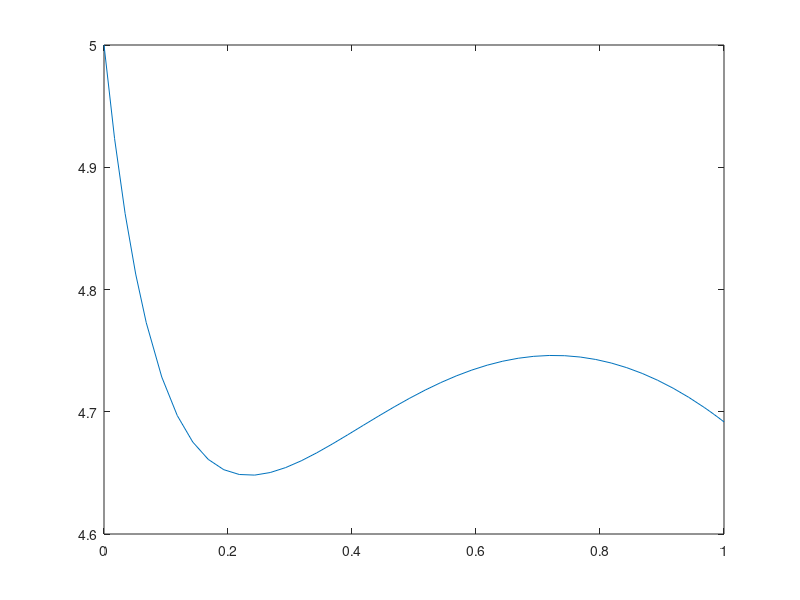
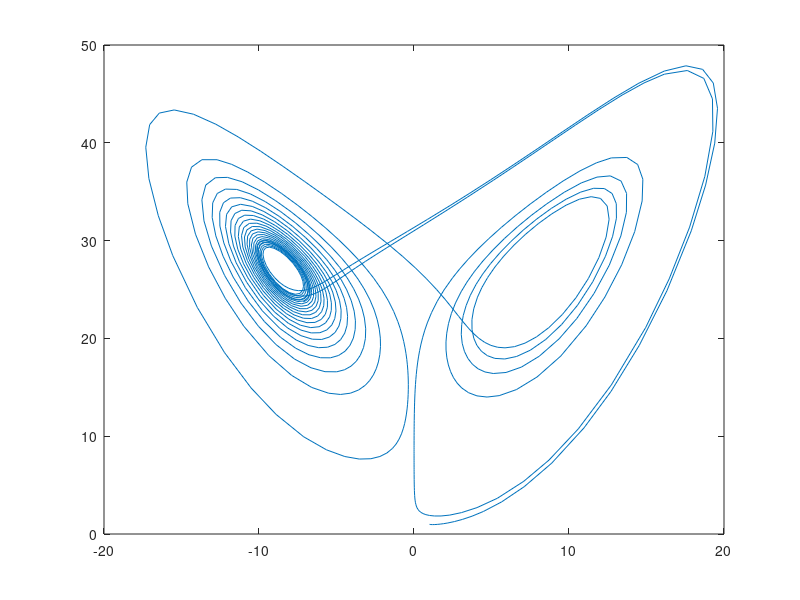

Reproduce these figures in MATLAB, in order.
%Examen convocatoria ordinaria. Ejercicio 1

close all
clear all

%Apartado a

F1 = @(t,y) (y/(1+2*t) * (4 - (y*exp(t))/(1+2*t)));

[t1,y1] = ode45(F1,[0,1],5);
figure(1);
plot(t1,y1);

%Apartado b

F2 = @(t,y) [10*( y(2) - y(1) ); y(1) * (28 - y(3) ) - y(2); y(1) * y(2) - y(3) * 8/3];   %y(1) es x, y(2) es y, y(3) es z

[t2,y2] = ode45(F2,[0,20],[1,1,1]);
figure(2);
plot(y2(:,1),y2(:,3));